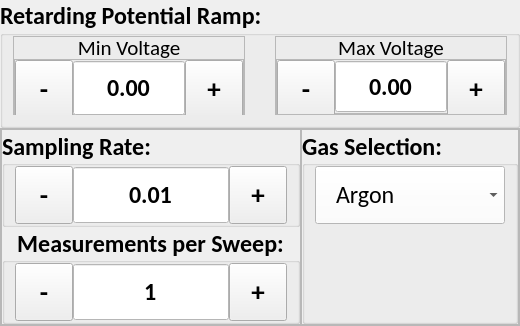
      <widget class="QWidget" name="double_lang_probe">
       <layout class="QVBoxLayout" name="verticalLayout_3">
        <property name="spacing">
         <number>0</number>
        </property>
        <property name="leftMargin">
         <number>0</number>
        </property>
        <property name="topMargin">
         <number>0</number>
        </property>
        <property name="rightMargin">
         <number>0</number>
        </property>
        <property name="bottomMargin">
         <number>0</number>
        </property>
        <item>
         <widget class="QGroupBox" name="dlp_volt_ramp_adjustment_gb">
          <property name="minimumSize">
           <size>
            <width>0</width>
            <height>112</height>
           </size>
          </property>
          <property name="maximumSize">
           <size>
            <width>16777215</width>
            <height>128</height>
           </size>
          </property>
          <property name="font">
           <font>
            <family>Calibri</family>
            <pointsize>18</pointsize>
            <weight>75</weight>
            <bold>true</bold>
           </font>
          </property>
          <property name="title">
           <string>Retarding Potential Ramp:</string>
          </property>
          <layout class="QHBoxLayout" name="horizontalLayout_10">
           <property name="spacing">
            <number>30</number>
           </property>
           <property name="leftMargin">
            <number>10</number>
           </property>
           <property name="topMargin">
            <number>0</number>
           </property>
           <property name="rightMargin">
            <number>10</number>
           </property>
           <property name="bottomMargin">
            <number>10</number>
           </property>
           <item>
            <widget class="QFrame" name="dlp_min_frame">
             <property name="maximumSize">
              <size>
               <width>1000</width>
               <height>1000</height>
              </size>
             </property>
             <property name="frameShape">
              <enum>QFrame::StyledPanel</enum>
             </property>
             <property name="frameShadow">
              <enum>QFrame::Raised</enum>
             </property>
             <layout class="QVBoxLayout" name="verticalLayout_7">
              <property name="spacing">
               <number>0</number>
              </property>
              <property name="leftMargin">
               <number>0</number>
              </property>
              <property name="topMargin">
               <number>0</number>
              </property>
              <property name="rightMargin">
               <number>0</number>
              </property>
              <property name="bottomMargin">
               <number>0</number>
              </property>
              <item>
               <widget class="QLabel" name="dlp_min_label">
                <property name="minimumSize">
                 <size>
                  <width>40</width>
                  <height>22</height>
                 </size>
                </property>
                <property name="maximumSize">
                 <size>
                  <width>1000</width>
                  <height>22</height>
                 </size>
                </property>
                <property name="font">
                 <font>
                  <family>Calibri</family>
                  <pointsize>16</pointsize>
                  <weight>50</weight>
                  <bold>false</bold>
                 </font>
                </property>
                <property name="text">
                 <string>Min Voltage</string>
                </property>
                <property name="alignment">
                 <set>Qt::AlignCenter</set>
                </property>
               </widget>
              </item>
              <item>
               <widget class="QFrame" name="frame_3">
                <property name="minimumSize">
                 <size>
                  <width>0</width>
                  <height>58</height>
                 </size>
                </property>
                <property name="frameShape">
                 <enum>QFrame::StyledPanel</enum>
                </property>
                <property name="frameShadow">
                 <enum>QFrame::Raised</enum>
                </property>
                <layout class="QHBoxLayout" name="horizontalLayout_11">
                 <property name="spacing">
                  <number>0</number>
                 </property>
                 <property name="leftMargin">
                  <number>0</number>
                 </property>
                 <property name="topMargin">
                  <number>0</number>
                 </property>
                 <property name="rightMargin">
                  <number>0</number>
                 </property>
                 <property name="bottomMargin">
                  <number>0</number>
                 </property>
                 <item>
                  <widget class="QToolButton" name="dlp_volt_ramp_min_minus">
                   <property name="minimumSize">
                    <size>
                     <width>58</width>
                     <height>58</height>
                    </size>
                   </property>
                   <property name="maximumSize">
                    <size>
                     <width>58</width>
                     <height>58</height>
                    </size>
                   </property>
                   <property name="font">
                    <font>
                     <pointsize>20</pointsize>
                     <weight>75</weight>
                     <bold>true</bold>
                    </font>
                   </property>
                   <property name="text">
                    <string>-</string>
                   </property>
                  </widget>
                 </item>
                 <item>
                  <widget class="QDoubleSpinBox" name="dlp_volt_ramp_min_input">
                   <property name="minimumSize">
                    <size>
                     <width>0</width>
                     <height>0</height>
                    </size>
                   </property>
                   <property name="maximumSize">
                    <size>
                     <width>1000</width>
                     <height>58</height>
                    </size>
                   </property>
                   <property name="font">
                    <font>
                     <family>Calibri</family>
                     <pointsize>18</pointsize>
                    </font>
                   </property>
                   <property name="layoutDirection">
                    <enum>Qt::LeftToRight</enum>
                   </property>
                   <property name="styleSheet">
                    <string notr="true">QDoubleSpinBox {
	background-color: #FFFFFF;
}</string>
                   </property>
                   <property name="alignment">
                    <set>Qt::AlignCenter</set>
                   </property>
                   <property name="readOnly">
                    <bool>true</bool>
                   </property>
                   <property name="buttonSymbols">
                    <enum>QAbstractSpinBox::NoButtons</enum>
                   </property>
                   <property name="correctionMode">
                    <enum>QAbstractSpinBox::CorrectToPreviousValue</enum>
                   </property>
                   <property name="showGroupSeparator" stdset="0">
                    <bool>false</bool>
                   </property>
                   <property name="minimum">
                    <double>-10000.000000000000000</double>
                   </property>
                   <property name="maximum">
                    <double>10000.000000000000000</double>
                   </property>
                  </widget>
                 </item>
                 <item>
                  <widget class="QToolButton" name="dlp_volt_ramp_min_plus">
                   <property name="minimumSize">
                    <size>
                     <width>58</width>
                     <height>58</height>
                    </size>
                   </property>
                   <property name="maximumSize">
                    <size>
                     <width>16777215</width>
                     <height>58</height>
                    </size>
                   </property>
                   <property name="font">
                    <font>
                     <pointsize>20</pointsize>
                     <weight>75</weight>
                     <bold>true</bold>
                    </font>
                   </property>
                   <property name="focusPolicy">
                    <enum>Qt::NoFocus</enum>
                   </property>
                   <property name="text">
                    <string>+</string>
                   </property>
                  </widget>
                 </item>
                </layout>
               </widget>
              </item>
             </layout>
            </widget>
           </item>
           <item>
            <widget class="QFrame" name="dlp_max_frame">
             <property name="minimumSize">
              <size>
               <width>0</width>
               <height>0</height>
              </size>
             </property>
             <property name="maximumSize">
              <size>
               <width>1000</width>
               <height>1000</height>
              </size>
             </property>
             <property name="frameShape">
              <enum>QFrame::StyledPanel</enum>
             </property>
             <property name="frameShadow">
              <enum>QFrame::Raised</enum>
             </property>
             <layout class="QVBoxLayout" name="verticalLayout_8">
              <property name="spacing">
               <number>0</number>
              </property>
              <property name="leftMargin">
               <number>0</number>
              </property>
              <property name="topMargin">
               <number>0</number>
              </property>
              <property name="rightMargin">
               <number>0</number>
              </property>
              <property name="bottomMargin">
               <number>0</number>
              </property>
              <item>
               <widget class="QLabel" name="dlp_max_label">
                <property name="minimumSize">
                 <size>
                  <width>42</width>
                  <height>22</height>
                 </size>
                </property>
                <property name="maximumSize">
                 <size>
                  <width>1000</width>
                  <height>22</height>
                 </size>
                </property>
                <property name="font">
                 <font>
                  <family>Calibri</family>
                  <pointsize>16</pointsize>
                  <weight>50</weight>
                  <bold>false</bold>
                 </font>
                </property>
                <property name="text">
                 <string>Max Voltage</string>
                </property>
                <property name="alignment">
                 <set>Qt::AlignCenter</set>
                </property>
               </widget>
              </item>
              <item>
               <widget class="QFrame" name="frame_4">
                <property name="frameShape">
                 <enum>QFrame::StyledPanel</enum>
                </property>
                <property name="frameShadow">
                 <enum>QFrame::Raised</enum>
                </property>
                <layout class="QHBoxLayout" name="horizontalLayout_12">
                 <property name="spacing">
                  <number>0</number>
                 </property>
                 <property name="leftMargin">
                  <number>0</number>
                 </property>
                 <property name="topMargin">
                  <number>0</number>
                 </property>
                 <property name="rightMargin">
                  <number>0</number>
                 </property>
                 <property name="bottomMargin">
                  <number>0</number>
                 </property>
                 <item>
                  <widget class="QToolButton" name="dlp_volt_ramp_max_minus">
                   <property name="minimumSize">
                    <size>
                     <width>58</width>
                     <height>58</height>
                    </size>
                   </property>
                   <property name="maximumSize">
                    <size>
                     <width>58</width>
                     <height>58</height>
                    </size>
                   </property>
                   <property name="font">
                    <font>
                     <pointsize>20</pointsize>
                     <weight>75</weight>
                     <bold>true</bold>
                    </font>
                   </property>
                   <property name="text">
                    <string>-</string>
                   </property>
                  </widget>
                 </item>
                 <item>
                  <widget class="QDoubleSpinBox" name="dlp_volt_rampt_max_input">
                   <property name="minimumSize">
                    <size>
                     <width>0</width>
                     <height>0</height>
                    </size>
                   </property>
                   <property name="maximumSize">
                    <size>
                     <width>1000</width>
                     <height>58</height>
                    </size>
                   </property>
                   <property name="font">
                    <font>
                     <family>Calibri</family>
                     <pointsize>18</pointsize>
                    </font>
                   </property>
                   <property name="layoutDirection">
                    <enum>Qt::LeftToRight</enum>
                   </property>
                   <property name="styleSheet">
                    <string notr="true">QDoubleSpinBox {
	background-color: #FFFFFF;
}</string>
                   </property>
                   <property name="alignment">
                    <set>Qt::AlignCenter</set>
                   </property>
                   <property name="readOnly">
                    <bool>true</bool>
                   </property>
                   <property name="buttonSymbols">
                    <enum>QAbstractSpinBox::NoButtons</enum>
                   </property>
                   <property name="correctionMode">
                    <enum>QAbstractSpinBox::CorrectToPreviousValue</enum>
                   </property>
                   <property name="showGroupSeparator" stdset="0">
                    <bool>false</bool>
                   </property>
                   <property name="minimum">
                    <double>-10000.000000000000000</double>
                   </property>
                   <property name="maximum">
                    <double>10000.000000000000000</double>
                   </property>
                  </widget>
                 </item>
                 <item>
                  <widget class="QToolButton" name="dlp_volt_ramp_max_plus">
                   <property name="minimumSize">
                    <size>
                     <width>58</width>
                     <height>58</height>
                    </size>
                   </property>
                   <property name="maximumSize">
                    <size>
                     <width>16777215</width>
                     <height>58</height>
                    </size>
                   </property>
                   <property name="font">
                    <font>
                     <pointsize>20</pointsize>
                     <weight>75</weight>
                     <bold>true</bold>
                    </font>
                   </property>
                   <property name="focusPolicy">
                    <enum>Qt::NoFocus</enum>
                   </property>
                   <property name="text">
                    <string>+</string>
                   </property>
                  </widget>
                 </item>
                </layout>
               </widget>
              </item>
             </layout>
            </widget>
           </item>
          </layout>
         </widget>
        </item>
        <item>
         <widget class="QFrame" name="frame_8">
          <property name="frameShape">
           <enum>QFrame::StyledPanel</enum>
          </property>
          <property name="frameShadow">
           <enum>QFrame::Raised</enum>
          </property>
          <layout class="QHBoxLayout" name="horizontalLayout_16">
           <property name="spacing">
            <number>0</number>
           </property>
           <property name="leftMargin">
            <number>0</number>
           </property>
           <property name="topMargin">
            <number>0</number>
           </property>
           <property name="rightMargin">
            <number>0</number>
           </property>
           <property name="bottomMargin">
            <number>0</number>
           </property>
           <item>
            <widget class="QFrame" name="frame_9">
             <property name="frameShape">
              <enum>QFrame::StyledPanel</enum>
             </property>
             <property name="frameShadow">
              <enum>QFrame::Raised</enum>
             </property>
             <layout class="QVBoxLayout" name="verticalLayout_11">
              <property name="spacing">
               <number>0</number>
              </property>
              <property name="leftMargin">
               <number>0</number>
              </property>
              <property name="topMargin">
               <number>0</number>
              </property>
              <property name="rightMargin">
               <number>0</number>
              </property>
              <property name="bottomMargin">
               <number>0</number>
              </property>
              <item>
               <widget class="QGroupBox" name="dlp_sampling_rate_gb">
                <property name="font">
                 <font>
                  <family>Calibri</family>
                  <pointsize>18</pointsize>
                  <weight>75</weight>
                  <bold>true</bold>
                 </font>
                </property>
                <property name="styleSheet">
                 <string notr="true"/>
                </property>
                <property name="title">
                 <string>Sampling Rate:</string>
                </property>
                <property name="alignment">
                 <set>Qt::AlignLeading|Qt::AlignLeft|Qt::AlignVCenter</set>
                </property>
                <layout class="QHBoxLayout" name="horizontalLayout_8">
                 <property name="spacing">
                  <number>0</number>
                 </property>
                 <property name="leftMargin">
                  <number>10</number>
                 </property>
                 <property name="topMargin">
                  <number>0</number>
                 </property>
                 <property name="rightMargin">
                  <number>10</number>
                 </property>
                 <property name="bottomMargin">
                  <number>0</number>
                 </property>
                 <item>
                  <widget class="QToolButton" name="dlp_sampling_rate_minus">
                   <property name="minimumSize">
                    <size>
                     <width>58</width>
                     <height>58</height>
                    </size>
                   </property>
                   <property name="maximumSize">
                    <size>
                     <width>58</width>
                     <height>58</height>
                    </size>
                   </property>
                   <property name="font">
                    <font>
                     <pointsize>20</pointsize>
                     <weight>75</weight>
                     <bold>true</bold>
                    </font>
                   </property>
                   <property name="text">
                    <string>-</string>
                   </property>
                  </widget>
                 </item>
                 <item>
                  <widget class="QDoubleSpinBox" name="dlp_sampling_rate_input">
                   <property name="minimumSize">
                    <size>
                     <width>0</width>
                     <height>58</height>
                    </size>
                   </property>
                   <property name="maximumSize">
                    <size>
                     <width>1000</width>
                     <height>58</height>
                    </size>
                   </property>
                   <property name="font">
                    <font>
                     <family>Calibri</family>
                     <pointsize>18</pointsize>
                    </font>
                   </property>
                   <property name="focusPolicy">
                    <enum>Qt::NoFocus</enum>
                   </property>
                   <property name="layoutDirection">
                    <enum>Qt::LeftToRight</enum>
                   </property>
                   <property name="styleSheet">
                    <string notr="true">QDoubleSpinBox {
	background-color: #FFFFFF;
}</string>
                   </property>
                   <property name="alignment">
                    <set>Qt::AlignCenter</set>
                   </property>
                   <property name="readOnly">
                    <bool>true</bool>
                   </property>
                   <property name="buttonSymbols">
                    <enum>QAbstractSpinBox::NoButtons</enum>
                   </property>
                   <property name="correctionMode">
                    <enum>QAbstractSpinBox::CorrectToPreviousValue</enum>
                   </property>
                   <property name="showGroupSeparator" stdset="0">
                    <bool>false</bool>
                   </property>
                   <property name="decimals">
                    <number>2</number>
                   </property>
                   <property name="minimum">
                    <double>0.010000000000000</double>
                   </property>
                   <property name="maximum">
                    <double>10000.000000000000000</double>
                   </property>
                   <property name="value">
                    <double>0.010000000000000</double>
                   </property>
                  </widget>
                 </item>
                 <item>
                  <widget class="QToolButton" name="dlp_sampling_rate_plus">
                   <property name="minimumSize">
                    <size>
                     <width>58</width>
                     <height>58</height>
                    </size>
                   </property>
                   <property name="maximumSize">
                    <size>
                     <width>16777215</width>
                     <height>58</height>
                    </size>
                   </property>
                   <property name="font">
                    <font>
                     <pointsize>20</pointsize>
                     <weight>75</weight>
                     <bold>true</bold>
                    </font>
                   </property>
                   <property name="focusPolicy">
                    <enum>Qt::NoFocus</enum>
                   </property>
                   <property name="text">
                    <string>+</string>
                   </property>
                  </widget>
                 </item>
                </layout>
               </widget>
              </item>
              <item>
               <widget class="QGroupBox" name="dlp_num_measurements_gb">
                <property name="font">
                 <font>
                  <family>Calibri</family>
                  <pointsize>18</pointsize>
                  <weight>75</weight>
                  <bold>true</bold>
                 </font>
                </property>
                <property name="title">
                 <string>Measurements per Sweep:</string>
                </property>
                <property name="alignment">
                 <set>Qt::AlignCenter</set>
                </property>
                <layout class="QHBoxLayout" name="horizontalLayout_9">
                 <property name="spacing">
                  <number>0</number>
                 </property>
                 <property name="leftMargin">
                  <number>10</number>
                 </property>
                 <property name="topMargin">
                  <number>0</number>
                 </property>
                 <property name="rightMargin">
                  <number>10</number>
                 </property>
                 <property name="bottomMargin">
                  <number>0</number>
                 </property>
                 <item>
                  <widget class="QToolButton" name="dlp_num_measurements_minus">
                   <property name="minimumSize">
                    <size>
                     <width>58</width>
                     <height>58</height>
                    </size>
                   </property>
                   <property name="maximumSize">
                    <size>
                     <width>58</width>
                     <height>58</height>
                    </size>
                   </property>
                   <property name="font">
                    <font>
                     <pointsize>20</pointsize>
                     <weight>75</weight>
                     <bold>true</bold>
                    </font>
                   </property>
                   <property name="text">
                    <string>-</string>
                   </property>
                  </widget>
                 </item>
                 <item>
                  <widget class="QDoubleSpinBox" name="dlp_num_measurements_input">
                   <property name="minimumSize">
                    <size>
                     <width>0</width>
                     <height>58</height>
                    </size>
                   </property>
                   <property name="maximumSize">
                    <size>
                     <width>1000</width>
                     <height>58</height>
                    </size>
                   </property>
                   <property name="font">
                    <font>
                     <family>Calibri</family>
                     <pointsize>18</pointsize>
                    </font>
                   </property>
                   <property name="styleSheet">
                    <string notr="true">QDoubleSpinBox {
	background-color: #FFFFFF;
}</string>
                   </property>
                   <property name="alignment">
                    <set>Qt::AlignCenter</set>
                   </property>
                   <property name="readOnly">
                    <bool>true</bool>
                   </property>
                   <property name="buttonSymbols">
                    <enum>QAbstractSpinBox::NoButtons</enum>
                   </property>
                   <property name="correctionMode">
                    <enum>QAbstractSpinBox::CorrectToPreviousValue</enum>
                   </property>
                   <property name="showGroupSeparator" stdset="0">
                    <bool>false</bool>
                   </property>
                   <property name="decimals">
                    <number>0</number>
                   </property>
                   <property name="minimum">
                    <double>1.000000000000000</double>
                   </property>
                   <property name="maximum">
                    <double>10000.000000000000000</double>
                   </property>
                  </widget>
                 </item>
                 <item>
                  <widget class="QToolButton" name="dlp_num_measurements_plus">
                   <property name="minimumSize">
                    <size>
                     <width>58</width>
                     <height>58</height>
                    </size>
                   </property>
                   <property name="maximumSize">
                    <size>
                     <width>16777215</width>
                     <height>58</height>
                    </size>
                   </property>
                   <property name="font">
                    <font>
                     <pointsize>20</pointsize>
                     <weight>75</weight>
                     <bold>true</bold>
                    </font>
                   </property>
                   <property name="focusPolicy">
                    <enum>Qt::NoFocus</enum>
                   </property>
                   <property name="text">
                    <string>+</string>
                   </property>
                  </widget>
                 </item>
                </layout>
               </widget>
              </item>
             </layout>
            </widget>
           </item>
           <item>
            <widget class="QFrame" name="frame_10">
             <property name="frameShape">
              <enum>QFrame::StyledPanel</enum>
             </property>
             <property name="frameShadow">
              <enum>QFrame::Raised</enum>
             </property>
             <layout class="QHBoxLayout" name="horizontalLayout_17">
              <property name="spacing">
               <number>0</number>
              </property>
              <property name="leftMargin">
               <number>0</number>
              </property>
              <property name="topMargin">
               <number>0</number>
              </property>
              <property name="rightMargin">
               <number>0</number>
              </property>
              <property name="bottomMargin">
               <number>0</number>
              </property>
              <item>
               <widget class="QGroupBox" name="dlp_gas_select_gb">
                <property name="font">
                 <font>
                  <family>Calibri</family>
                  <pointsize>18</pointsize>
                  <weight>75</weight>
                  <bold>true</bold>
                 </font>
                </property>
                <property name="styleSheet">
                 <string notr="true"/>
                </property>
                <property name="title">
                 <string>Gas Selection:</string>
                </property>
                <property name="alignment">
                 <set>Qt::AlignLeading|Qt::AlignLeft|Qt::AlignVCenter</set>
                </property>
                <layout class="QVBoxLayout" name="verticalLayout_12">
                 <property name="spacing">
                  <number>0</number>
                 </property>
                 <property name="leftMargin">
                  <number>10</number>
                 </property>
                 <property name="topMargin">
                  <number>0</number>
                 </property>
                 <property name="rightMargin">
                  <number>10</number>
                 </property>
                 <property name="bottomMargin">
                  <number>0</number>
                 </property>
                 <item alignment="Qt::AlignTop">
                  <widget class="QComboBox" name="dlp_gas_select_cb">
                   <property name="minimumSize">
                    <size>
                     <width>0</width>
                     <height>58</height>
                    </size>
                   </property>
                   <property name="maximumSize">
                    <size>
                     <width>1000</width>
                     <height>58</height>
                    </size>
                   </property>
                   <property name="font">
                    <font>
                     <family>Calibri</family>
                     <pointsize>18</pointsize>
                     <weight>50</weight>
                     <bold>false</bold>
                    </font>
                   </property>
                   <property name="cursor">
                    <cursorShape>PointingHandCursor</cursorShape>
                   </property>
                   <property name="styleSheet">
                    <string notr="true">QComboBox {
	background-color: #FFFFFF;
	padding-left: 20px;
	text-align: left;
}

QComboBox:focus {
    outline: none; 
    border: 1px solid gray;
}

QComboBox QAbstractItemView {
    selection-background-color: white;
    selection-color: black; 
}
</string>
                   </property>
                   <property name="frame">
                    <bool>true</bool>
                   </property>
                   <item>
                    <property name="text">
                     <string>Argon</string>
                    </property>
                   </item>
                   <item>
                    <property name="text">
                     <string>Helium</string>
                    </property>
                   </item>
                   <item>
                    <property name="text">
                     <string>Nitrogen</string>
                    </property>
                   </item>
                   <item>
                    <property name="text">
                     <string>CO2</string>
                    </property>
                   </item>
                   <item>
                    <property name="text">
                     <string>Oxygen</string>
                    </property>
                   </item>
                   <item>
                    <property name="text">
                     <string>Hydrogen</string>
                    </property>
                   </item>
                  </widget>
                 </item>
                </layout>
               </widget>
              </item>
             </layout>
            </widget>
           </item>
          </layout>
         </widget>
        </item>
       </layout>
      </widget>
